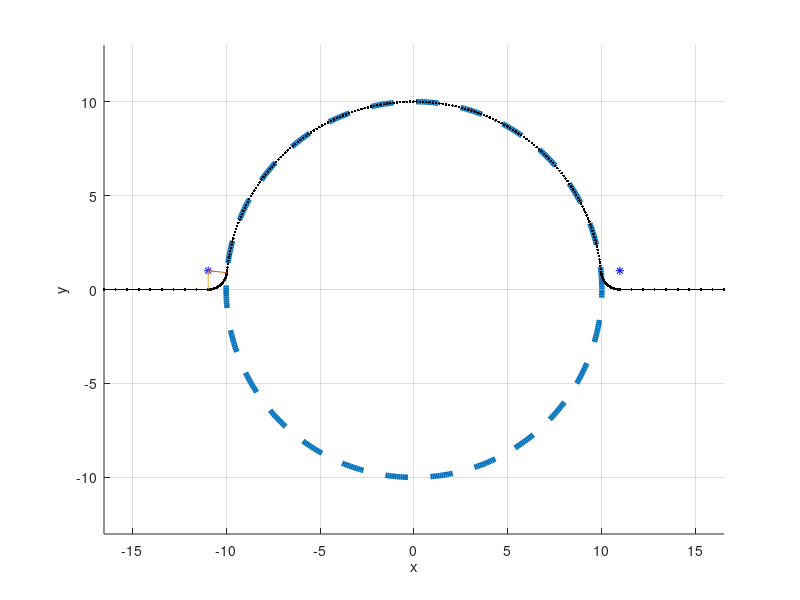

Write MATLAB code to recreate this figure.


clc
clear
close all

turnRate = 0.35;
turnR = 1;
obstR = 10;


obstX = 0;
obstY = 0;

y = turnR*(1-cos(pi/2));
X = obstX - sqrt((turnR+obstR)^2-(y-obstY)^2);
xs = linspace(-(obstR+turnR)*1.5,X,10);
ys = zeros(1,length(xs));

%Angles
d_angle = deg2rad(1);

theta = asin((y-obstY)/(obstR+turnR));
beta = 3*pi/2:d_angle:2*pi-theta;
gamma = theta:d_angle:pi-theta;
zeta = pi+theta:d_angle:3*pi/2;



optPathX = [xs,obstX + obstR*cos(gamma),X+turnR*cos(beta),-X+turnR*cos(zeta), -xs];
optPathY = [ys,obstY + obstR*sin(gamma),y+turnR*sin(beta), y+turnR*sin(zeta),  ys];

hold on




%Straight Path
p1 = plot(xs,ys,'-k');
plot(-xs,ys,'-k');

%Obstacle to be avoided
p2 = plot(obstX+obstR*cos(0:0.01:2*pi),obstY+obstR*sin(0:0.01:2*pi),'--','linewidth',4);

%Avoidance Path
% p3 = plot(obstX + obstR*cos(theta:0.001:pi-theta),obstY + obstR*sin(theta:0.001:pi-theta),'r','linewidth',2);
% plot([X+turnR*cos(beta)],[y+turnR*sin(beta)],'r','linewidth',2);
% plot([-X+turnR*cos(pi+theta:0.01:3*pi/2)],[y+turnR*sin(pi+theta:0.01:3*pi/2)],'r','linewidth',2);
plot(optPathX,optPathY,'k.');

%Helpers
p4 = plot(X,y,'b*');
 plot(-X,y,'b*');
p5 = plot([X,X+turnR*cos(beta(end))],[y,y+turnR*sin(beta(end))],[X,X+turnR*cos(beta(1))],[y,y+turnR*sin(beta(1))]);



axis equal
xlabel('x');
ylabel('y');
grid on




